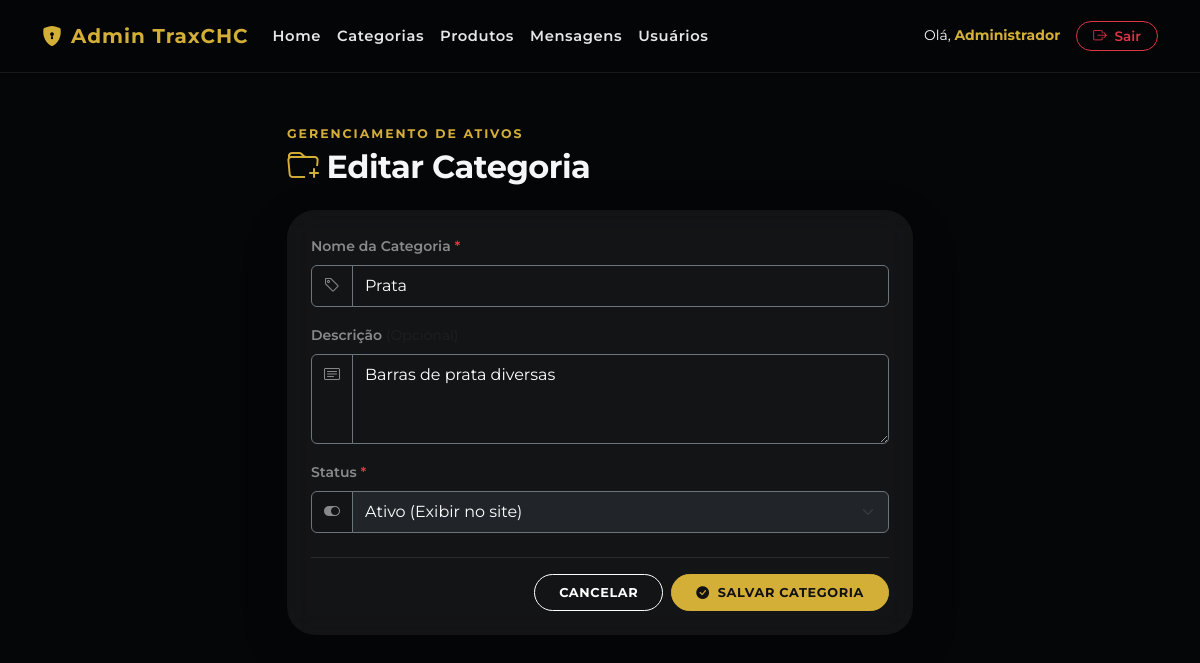
Page /admin/categoria-formulario.php?id=2 (signed in) on the committed database.
### tables this page shows
CREATE TABLE `categoria` (
  `id` int(11) NOT NULL AUTO_INCREMENT,
  `nome` varchar(100) NOT NULL,
  `descricao` varchar(255) DEFAULT NULL,
  `status` varchar(20) NOT NULL DEFAULT 'Ativo',
  PRIMARY KEY (`id`)
);

### admin/categoria-formulario.php (the view, shortened to what this page needs)
<?php
$db = new db();
$conn = $db->connect();
$id = '';
$nome = '';
$descricao = '';
$status = 'Ativo';
if (isset($_GET['id']) && !empty($_GET['id'])) {
    $id = $_GET['id'];
    $stmt = $conn->prepare("SELECT * FROM categoria WHERE id = :id");
    $stmt->execute(['id' => $id]);
    $categoria = $stmt->fetch();
    if ($categoria) {
        $nome = $categoria['nome'];
        $descricao = $categoria['descricao'] ?? '';
        $status = $categoria['status'] ?? 'Ativo';
    }
}
?>
<!DOCTYPE html>
<html lang="pt-BR">
<head>
    <link href="https://cdn.jsdelivr.net/npm/bootstrap@5.3.0/dist/css/bootstrap.min.css" rel="stylesheet">
    <link rel="stylesheet" href="https://cdn.jsdelivr.net/npm/bootstrap-icons@1.11.3/font/bootstrap-icons.css">
    <link rel="stylesheet" href="../style.css">
</head>
<body class="pb-5">
    <?php include 'header-admin.php'; ?>
    <div class="container my-5" style="max-width: 650px;">
        <div class="mb-4">
            <span class="section-label mb-1">Gerenciamento de Ativos</span>
            <h2 class="fw-bold m-0" style="letter-spacing: -0.5px; color: var(--text-main);">
                <i class="bi bi-folder-plus me-2" style="color: var(--gold);"></i><?= $id ? 'Editar Categoria' : 'Nova Categoria'; ?>
            </h2>
        </div>
        <div class="glass-card shadow-lg border-0 p-4">
            <form action="categoria-formulario.php" method="POST">
                <div class="mb-3">
                    <label class="form-label small fw-semibold mb-2 text-white-50">
                        Nome da Categoria <span class="text-danger">*</span>
                    </label>
                    <div class="input-group">
                        <span class="input-group-text bg-transparent text-white-50 border-secondary"><i class="bi bi-tag"></i></span>
                        <input type="text" class="form-control bg-transparent text-white border-secondary py-2" name="nome" value="<?= htmlspecialchars($nome); ?>" placeholder="Ex: Relógios, Colares, Moedas de Ouro..." required autocomplete="off">
                    </div>
                </div>
                <div class="mb-3">
                    <label class="form-label small fw-semibold mb-2 text-white-50">
                        Descrição <span class="text-muted fw-normal">(Opcional)</span>
                    </label>
                    <div class="input-group">
                        <span class="input-group-text bg-transparent text-white-50 border-secondary align-items-start pt-2"><i class="bi bi-card-text"></i></span>
                        <textarea class="form-control bg-transparent text-white border-secondary py-2" name="descricao" rows="3" placeholder="Pequeno texto descrevendo a categoria..."><?= htmlspecialchars($descricao); ?></textarea>
                    </div>
                </div>
                <div class="mb-4">
                    <label class="form-label small fw-semibold mb-2 text-white-50">
                        Status <span class="text-danger">*</span>
                    </label>
                    <div class="input-group">
                        <span class="input-group-text bg-transparent text-white-50 border-secondary"><i class="bi bi-toggle-on"></i></span>
                        <select class="form-select bg-dark text-white border-secondary py-2" name="status" required style="background-color: rgba(0,0,0,0.5);">
                            <option value="Ativo" <?= $status === 'Ativo' ? 'selected' : ''; ?>>Ativo (Exibir no site)</option>
                        </select>
                    </div>
                </div>
                <div class="d-flex justify-content-end gap-2 pt-2 border-top border-secondary border-opacity-25 pt-3">
                    <a href="categorias.php" class="btn btn-transparente text-uppercase px-4 py-2" style="font-size: 0.8rem; font-weight: 700; letter-spacing: 0.05em; border-radius: 999px;">
                        Cancelar
                    </a>
                    <button type="submit" class="btn btn-gold text-uppercase px-4 py-2 d-flex align-items-center gap-2" style="font-size: 0.8rem; font-weight: 700; letter-spacing: 0.05em;">
                        <i class="bi bi-check-circle-fill"></i> Salvar Categoria
                    </button>
                </div>
            </form>
        </div>
    </div>
</body>
</html>

### style.css (style rules this page uses)
:root { --bg-dark: #050608; --bg-blue: #081524; --bg-blue-2: #0d1d31; --text-main: #f4f6f8; --text-muted: #b8c0cc; --gold: #d4af37; --gold-dark: #b8962e; --card: rgba(255, 255, 255, 0.06); --border: rgba(255, 255, 255, 0.12); }
* { box-sizing: border-box; }
body { font-family: "Montserrat", sans-serif; background: var(--bg-dark); color: var(--text-main); overflow-x: hidden; }
a { text-decoration: none; }
.btn-gold { background: var(--gold); border: 1px solid var(--gold); color: #111; font-weight: 700; border-radius: 999px; padding: 0.9rem 1.4rem; }
.section-label { display: inline-block; text-transform: uppercase; letter-spacing: 0.16em; font-size: 0.78rem; font-weight: 700; color: var(--gold); margin-bottom: 14px; }
.glass-card { background: var(--card); border: 1px solid var(--border); border-radius: 28px; padding: 24px; backdrop-filter: blur(14px); box-shadow: 0 25px 70px rgba(0, 0, 0, 0.25); }
.btn-transparente { background-color: transparent; border: 1px solid #fff; color: #fff; transition: all 0.3s ease; }

### rows in the picture
categoria: nome "Prata", descricao "Barras de prata diversas", status "Ativo (Exibir no site)"

### other values in the picture
$_SESSION['nome_usuario'] "Administrador"
